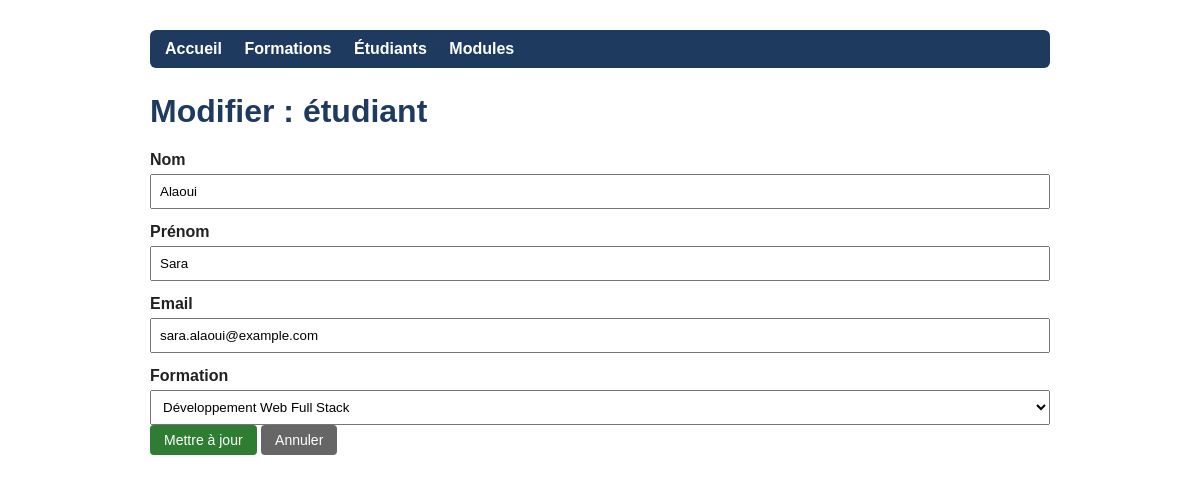
Screenshot of /etudiants/edit.php?id=1 with the database file from the repository.
### tables this page shows
CREATE TABLE etudiant (
    id_etudiant  INT AUTO_INCREMENT PRIMARY KEY,
    nom          VARCHAR(50)  NOT NULL,
    prenom       VARCHAR(50)  NOT NULL,
    email        VARCHAR(100) NOT NULL UNIQUE,
    id_formation INT NOT NULL,
    CONSTRAINT fk_etudiant_formation FOREIGN KEY (id_formation)
        REFERENCES formation(id_formation)
        ON DELETE RESTRICT ON UPDATE CASCADE
);

CREATE TABLE formation (
    id_formation INT AUTO_INCREMENT PRIMARY KEY,
    titre        VARCHAR(100) NOT NULL,
    description  TEXT,
    duree_mois   INT NOT NULL
);

### database/connexion.php (called while the page is built, shortened)
<?php
function h($valeur) {
    return htmlspecialchars((string)$valeur, ENT_QUOTES, 'UTF-8');
}

### etudiants/edit.php (the view, shortened to what this page needs)
<?php
require_once '../database/connexion.php';
$id = isset($_GET['id']) ? (int)$_GET['id'] : 0;
$stmt = $pdo->prepare("SELECT * FROM etudiant WHERE id_etudiant = :id");
$stmt->execute([':id' => $id]);
$row = $stmt->fetch(PDO::FETCH_ASSOC);
$formations = $pdo->query("SELECT id_formation, titre FROM formation ORDER BY titre")->fetchAll(PDO::FETCH_ASSOC);
?>
<!DOCTYPE html>
<html lang="fr">
<head>
    <link rel="stylesheet" href="../style.css">
</head>
<body>
    <nav>
        <a href="../index.php">Accueil</a>
        <a href="../formations/index.php">Formations</a>
        <a href="../etudiants/index.php">Étudiants</a>
        <a href="../modules/index.php">Modules</a>
    </nav>
    <h1>Modifier : étudiant</h1>
    <form method="post">
    <label for="nom">Nom</label>
    <input type="text" id="nom" name="nom" value="<?= h($row['nom']) ?>" required>
    <label for="prenom">Prénom</label>
    <input type="text" id="prenom" name="prenom" value="<?= h($row['prenom']) ?>" required>
    <label for="email">Email</label>
    <input type="email" id="email" name="email" value="<?= h($row['email']) ?>" required>
    <label for="id_formation">Formation</label>
    <select id="id_formation" name="id_formation" required>
        <?php foreach ($formations as $f): ?>
            <option value="<?= $f['id_formation'] ?>" <?= ((string)$row['id_formation'] === (string)$f['id_formation']) ? 'selected' : '' ?>>
                <?= h($f['titre']) ?>
            </option>
        <?php endforeach; ?>
    </select>
        <br>
        <button type="submit" class="btn">Mettre à jour</button>
        <a class="btn btn-gray" href="index.php">Annuler</a>
    </form>
</body>
</html>

### style.css (style rules this page uses)
body { font-family:Arial,Helvetica,sans-serif;max-width:900px;margin:30px auto;padding:0 15px;color:#222 }
nav { background:#1f3a5f;padding:10px 15px;border-radius:6px;margin-bottom:25px }
nav a { color:#fff;text-decoration:none;margin-right:18px;font-weight:bold }
h1 { color:#1f3a5f }
.btn { display:inline-block;background:#2e7d32;color:#fff;padding:7px 14px;border-radius:4px;text-decoration:none;border:0;cursor:pointer;font-size:14px }
.btn-gray { background:#666 }
form label { display:block;margin-top:14px;font-weight:bold }
form input,form select,form textarea { width:100%;padding:8px;margin-top:5px;box-sizing:border-box }

### rows the page displays
etudiant: nom "Alaoui", prenom "Sara", email "sara.alaoui@example.com", id_formation "Développement Web Full Stack"
